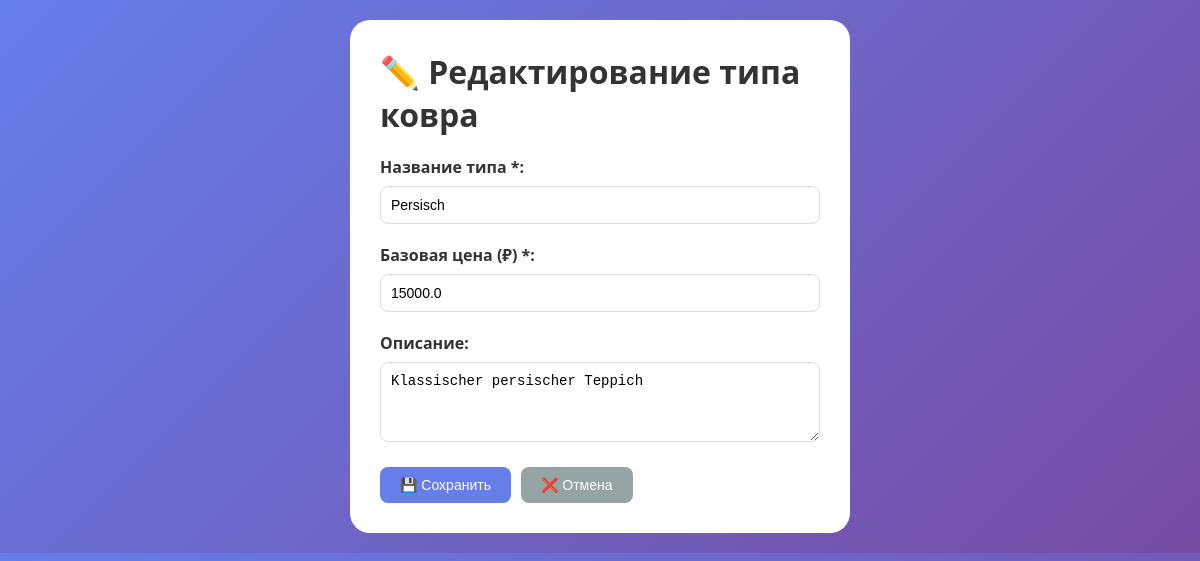
The app's page /edit_type/1, older data.
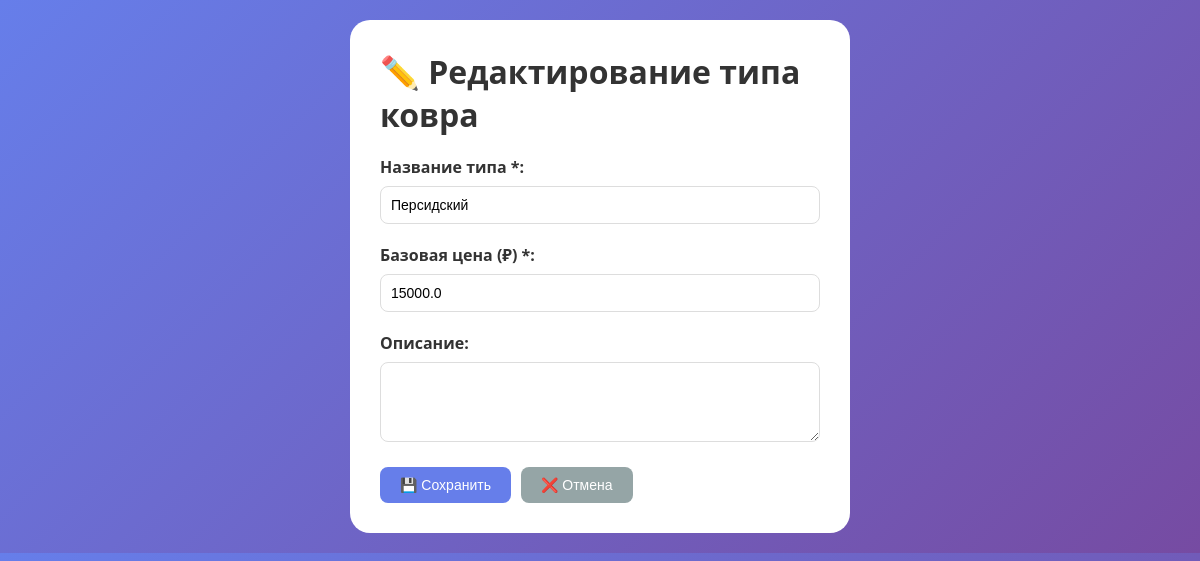
The same page, newer data.
### app.py (models this page shows)
class CarpetType(db.Model):
    id = db.Column(db.Integer, primary_key=True)
    name = db.Column(db.String(100), nullable=False, unique=True)
    base_price = db.Column(db.Float, nullable=False)
    description = db.Column(db.Text)
    created_at = db.Column(db.DateTime, default=datetime.utcnow)
    carpets = db.relationship('Carpet', backref='carpet_type_ref', lazy=True)

### app.py (the view, shortened to what this page needs)
@app.route('/edit_type/<int:id>', methods=['GET', 'POST'])
def edit_type(id):
    carpet_type = CarpetType.query.get_or_404(id)
    return render_template('edit_type.html', type=carpet_type)

### templates/edit_type.html (shortened to what this page needs)
<!DOCTYPE html>
<html lang="ru">
<head>
</head>
<body>
    <div class="container">
        <h1>✏️ Редактирование типа ковра</h1>
        <form method="POST">
            <div class="form-group">
                <label>Название типа *:</label>
                <input type="text" name="name" value="{{ type.name }}" required>
            </div>
            <div class="form-group">
                <label>Базовая цена (₽) *:</label>
                <input type="number" name="base_price" step="1" value="{{ type.base_price }}" required>
            </div>
            <div class="form-group">
                <label>Описание:</label>
                <textarea name="description">{{ type.description or '' }}</textarea>
            </div>
            <div class="btn-group">
                <button type="submit" class="btn-primary">💾 Сохранить</button>
                <a href="{{ url_for('types_list') }}"><button type="button" class="btn-secondary">❌ Отмена</button></a>
            </div>
        </form>
    </div>
</body>
</html>

Row changes from the older to the newer data that the page shows:
changed CarpetType: name "Persisch" → "Персидский"; description "Klassischer persischer Teppich" → (not shown)
